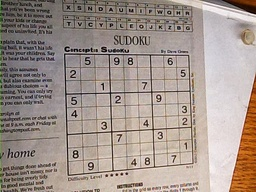
#> input picture Canny/sudoku.jpg, 256 x 192 px, shrunk from 640 x 480 before the run
$ python canny.py   (older library calls are emulated)
#> lines starting #> are read from the running program, lines starting #| are printed output that depends on the picture; after the words box and inside, x2 and y2 are one past the last pixel; in counts of white or black regions, pixels touching at a corner belong together
import cv2
import numpy as np
import matplotlib.pyplot as plt


def smooth_img(img, size, sigma):
#> called with size = 3, sigma = 0.5
    return cv2.GaussianBlur(img, (size, size), sigmaX=0.5, sigmaY=0.5)


def quantize_angle(angle):
    angle[(angle <= 22.5) | (angle > 157.5)] = 0
    angle[(22.5 < angle) & (angle <= 67.5)] = 45
    angle[(67.5 < angle) & (angle <= 112.5)] = 90
    angle[(112.5 < angle) & (angle <= 157.5)] = 135
    return angle


def apply_gradient(img, size):
#> called with size = 3
    sobelx = cv2.Sobel(img, cv2.CV_64F, 1, 0, ksize=size)
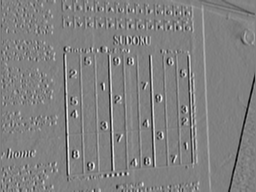
#> sobelx: shape (192, 256) float64; min -611, max 599, mean 0.7; drawn with min black and max white
    sobely = cv2.Sobel(img, cv2.CV_64F, 0, 1, ksize=size)
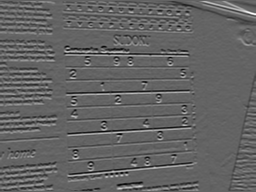
#> sobely: shape (192, 256) float64; min -518, max 812, mean 2.1; drawn with min black and max white
    gradient, angle = cv2.cartToPolar(sobelx, sobely)
    angle = angle * 180 / np.pi
    angle[angle > 180] = angle[angle > 180] - 180
    angle = quantize_angle(angle)
#> in quantize_angle, `angle[(22.5 < angle) & (angle <= 67.5)] = 45`: angle: shape (192, 256) float64; min 0, max 157.5, mean 65.9
#> in quantize_angle, `angle[(67.5 < angle) & (angle <= 112.5)] = 90`:
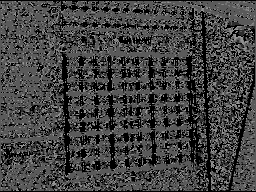
#> angle: shape (192, 256) float64; min 0, max 157.5, mean 65.9
#> in quantize_angle, `angle[(112.5 < angle) & (angle <= 157.5)] = 135`: angle: shape (192, 256) float64; 18.11% of pixels changed, all inside (x1, y1, x2, y2) = (1, 1, 255, 191)
    return gradient, angle


def is_local_maximum(gradient, angle, i, j):
    if angle[i, j] == 0:
        if gradient[i, j] >= gradient[i, j - 1] and gradient[i, j] >= gradient[i, j + 1]:
            return True
        else:
            return False
    elif angle[i, j] == 45:
        if gradient[i, j] >= gradient[i + 1, j - 1] and gradient[i, j] >= gradient[i - 1, j + 1]:
            return True
        else:
            return False
    elif angle[i, j] == 135:
        if gradient[i, j] >= gradient[i - 1, j - 1] and gradient[i, j] >= gradient[i + 1, j + 1]:
            return True
        else:
            return False
    elif angle[i, j] == 90:
        if gradient[i, j] >= gradient[i - 1, j] and gradient[i, j] >= gradient[i + 1, j]:
            return True
        else:
            return False


def non_max_suppression(gradient, angle):
    thinned = np.array(gradient)
    for i in range(1, gradient.shape[0] - 1):
        for j in range(1, gradient.shape[1] - 1):
            if not is_local_maximum(gradient, angle, i, j):
                thinned[i, j] = 0
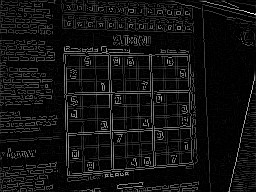
#> thinned: shape (192, 256) float64; min 0, max 830, mean 54.8; drawn with min black and max white
    return thinned


def is_strong_edge(edges, angle, i, j):
    if angle[i, j] == 90:
        if edges[i, j - 1] == 255 or edges[i, j + 1] == 255:
            return True
        else:
            return False
    elif angle[i, j] == 135:
        if edges[i + 1, j - 1] == 255 or edges[i - 1, j + 1] == 255:
            return True
        else:
            return False
    elif angle[i, j] == 45:
        if edges[i - 1, j - 1] == 255 or edges[i + 1, j + 1] == 255:
            return True
        else:
            return False
    elif angle[i, j] == 0:
        if edges[i - 1, j] == 255 or edges[i + 1, j] == 255:
            return True
        else:
            return False


def classify_edges(gradient):
    edges = gradient[gradient > 0]
#> edges = 17657 values, max 830 at index 1435, min 2 at index 30, mean 152.7
    min_val = np.percentile(edges, 20)
#> min_val = 25.06
    max_val = np.percentile(edges, 60)
#> max_val = 161.1
    edges_classified = np.full(gradient.shape, 128)
    edges_classified[gradient >= max_val] = 255
    edges_classified[gradient <= min_val] = 0
    return edges_classified


def get_neighbor_points(point_angle, point_pos):
    i = point_pos[0]
    j = point_pos[1]
    if point_angle == 90:
        return (i, j - 1), (i, j + 1)

    elif point_angle == 135:
        return (i + 1, j - 1), (i - 1, j + 1)

    elif point_angle == 45:
        return (i - 1, j - 1), (i + 1, j + 1)

    elif point_angle == 0:
        return (i - 1, j), (i + 1, j)


def mark_pixel(edges_classified, edge_angle, point_pos, after):
    if after:
        _, next_point = get_neighbor_points(edge_angle, point_pos)
    else:
        next_point, _ = get_neighbor_points(edge_angle, point_pos)
        # print(edge_angle)
    try:
        if edges_classified[next_point] == 255:
            mark_pixel(edges_classified, edge_angle, next_point, after)
        elif edges_classified[next_point] == 0:
            return
        elif edges_classified[next_point] == 128:
            edges_classified[next_point] = 255
            mark_pixel(edges_classified, edge_angle, next_point, after)
            return

    except IndexError:
        return


def connect_edge(edges_classified, edge_angle, point_pos):
    mark_pixel(edges_classified, edge_angle, point_pos, after=True)
    mark_pixel(edges_classified, edge_angle, point_pos, after=False)


def hysteresis_thresholding_bonus(gradient, angle):
    edges_classified = classify_edges(gradient)
    canny_edges = np.array(edges_classified)
    for i in range(0, edges_classified.shape[0]):
        for j in range(0, edges_classified.shape[1]):
            if edges_classified[i, j] == 255:
                connect_edge(canny_edges, angle[i,j], (i,j))
#> this loop made 192 passes
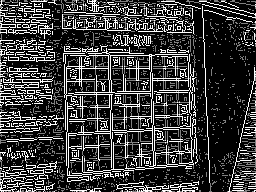
#> canny_edges: shape (192, 256) int64; min 0, max 255, mean 60.1
    canny_edges[canny_edges == 128] = 0
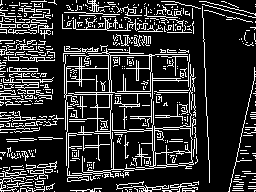
#> canny_edges: shape (192, 256) int64; 18.4% white in thin lines or dots
    return canny_edges


def hysteresis_thresholding(gradient, angle):
    edges_classified = classify_edges(gradient)
    canny_edges = edges_classified
    for i in range(1, edges_classified.shape[0] - 1):
        for j in range(1, edges_classified.shape[1] - 1):
            if edges_classified[i, j] == 128:
                if is_strong_edge(edges_classified, angle, i, j):
                    canny_edges[i, j] = 255
                else:
                    canny_edges[i, j] = 0

    return canny_edges


def apply_canny(img):
    smoothed = smooth_img(img, size = 3, sigma=0.5)
    gradient, angle = apply_gradient(smoothed, size=3)
    plt.imshow(gradient, cmap='gray')
    plt.show()
    thinned_image = non_max_suppression(gradient, angle)
    plt.imshow(thinned_image, cmap='gray')
    plt.show()
    canny_edges = hysteresis_thresholding_bonus(thinned_image, angle)
    plt.imshow(canny_edges, cmap='gray')
    plt.show()
    plt.imshow(cv2.Canny(img, 100, 200), cmap='gray')
    plt.show()
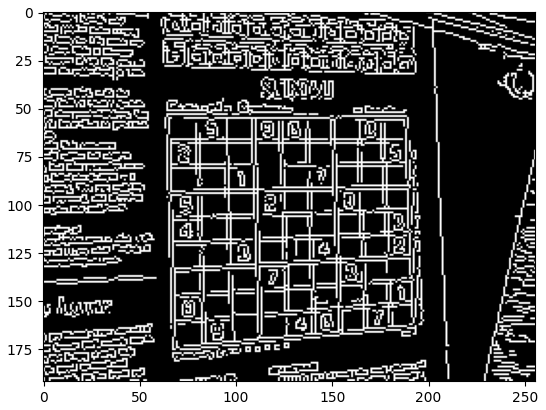
#> figure drawn by matplotlib, 1 panel


# img = plt.imread("dog.jpg")
img = cv2.imread("sudoku.jpg", 0)
apply_canny(img)

$ run again, with Hybrid/dog.jpg copied over Canny/sudoku.jpg
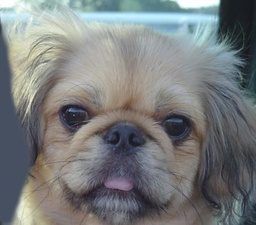
#> input picture Hybrid/dog.jpg, 256 x 225 px, shrunk from 410 x 361 before the run
#> edges = 15130 values, max 519.9 at index 312, min 1.41 at index 376, mean 61.24
#> min_val = 23.71
#> max_val = 57.98
#> the loop in hysteresis_thresholding_bonus, `for i in range(0, edges_classified.shape[0]):` made 225 passes
#> in hysteresis_thresholding_bonus, `canny_edges[canny_edges == 128] = 0`:
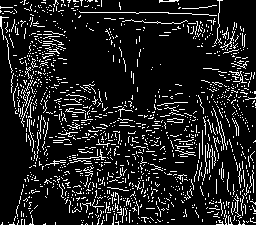
#> canny_edges: shape (225, 256) int64; 12.2% white in thin lines or dots
#> in apply_canny, `plt.show()`:
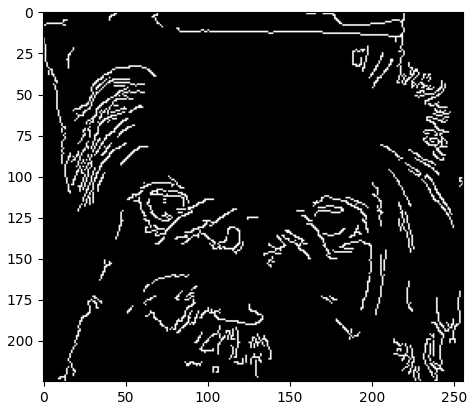
#> figure drawn by matplotlib, 1 panel
